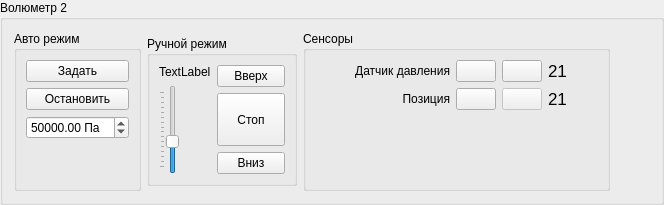
                   <widget class="QGroupBox" name="grpVolumetr2">
                    <property name="title">
                     <string>Волюметр 2</string>
                    </property>
                    <layout class="QHBoxLayout" name="horizontalLayout_8">
                     <item>
                      <widget class="QGroupBox" name="groupBox_4">
                       <property name="maximumSize">
                        <size>
                         <width>130</width>
                         <height>16777215</height>
                        </size>
                       </property>
                       <property name="title">
                        <string>Авто режим</string>
                       </property>
                       <layout class="QVBoxLayout" name="verticalLayout_21">
                        <item>
                         <layout class="QVBoxLayout" name="verticalLayout_16">
                          <item>
                           <widget class="QPushButton" name="btnVolumetr2SetTarget">
                            <property name="text">
                             <string>Задать</string>
                            </property>
                           </widget>
                          </item>
                          <item>
                           <widget class="QPushButton" name="btnVolumetr2Unlock">
                            <property name="text">
                             <string>Остановить</string>
                            </property>
                           </widget>
                          </item>
                          <item>
                           <widget class="QDoubleSpinBox" name="spinVolumetr2Target">
                            <property name="suffix">
                             <string> Па</string>
                            </property>
                            <property name="maximum">
                             <double>900000000.000000000000000</double>
                            </property>
                            <property name="singleStep">
                             <double>10000.000000000000000</double>
                            </property>
                            <property name="value">
                             <double>50000.000000000000000</double>
                            </property>
                           </widget>
                          </item>
                          <item>
                           <spacer name="verticalSpacer_6">
                            <property name="orientation">
                             <enum>Qt::Vertical</enum>
                            </property>
                            <property name="sizeHint" stdset="0">
                             <size>
                              <width>20</width>
                              <height>40</height>
                             </size>
                            </property>
                           </spacer>
                          </item>
                         </layout>
                        </item>
                       </layout>
                      </widget>
                     </item>
                     <item>
                      <widget class="QGroupBox" name="groupBox_5">
                       <property name="minimumSize">
                        <size>
                         <width>150</width>
                         <height>150</height>
                        </size>
                       </property>
                       <property name="maximumSize">
                        <size>
                         <width>150</width>
                         <height>150</height>
                        </size>
                       </property>
                       <property name="title">
                        <string>Ручной режим</string>
                       </property>
                       <layout class="QHBoxLayout" name="horizontalLayout_10">
                        <item>
                         <layout class="QVBoxLayout" name="verticalLayout_17">
                          <item>
                           <widget class="QLabel" name="lblVolumetr2Speed">
                            <property name="text">
                             <string>TextLabel</string>
                            </property>
                           </widget>
                          </item>
                          <item>
                           <widget class="QSlider" name="sliderVolumetr2Speed">
                            <property name="maximum">
                             <number>150</number>
                            </property>
                            <property name="sliderPosition">
                             <number>50</number>
                            </property>
                            <property name="orientation">
                             <enum>Qt::Vertical</enum>
                            </property>
                            <property name="tickPosition">
                             <enum>QSlider::TicksAbove</enum>
                            </property>
                            <property name="tickInterval">
                             <number>10</number>
                            </property>
                           </widget>
                          </item>
                         </layout>
                        </item>
                        <item>
                         <layout class="QVBoxLayout" name="verticalLayout_18">
                          <item>
                           <widget class="QPushButton" name="btnVolumetr2MoveUp">
                            <property name="text">
                             <string>Вверх</string>
                            </property>
                            <property name="icon">
                             <iconset resource="resources/resources.qrc">
                              <normaloff>:/icons/arrow-up.png</normaloff>:/icons/arrow-up.png</iconset>
                            </property>
                           </widget>
                          </item>
                          <item>
                           <widget class="QPushButton" name="btnVolumetr2Stop">
                            <property name="sizePolicy">
                             <sizepolicy hsizetype="Minimum" vsizetype="Minimum">
                              <horstretch>0</horstretch>
                              <verstretch>0</verstretch>
                             </sizepolicy>
                            </property>
                            <property name="text">
                             <string>Стоп</string>
                            </property>
                            <property name="icon">
                             <iconset resource="resources/resources.qrc">
                              <normaloff>:/icons/arrow-stop.png</normaloff>:/icons/arrow-stop.png</iconset>
                            </property>
                           </widget>
                          </item>
                          <item>
                           <widget class="QPushButton" name="btnVolumetr2MoveDown">
                            <property name="text">
                             <string>Вниз</string>
                            </property>
                            <property name="icon">
                             <iconset resource="resources/resources.qrc">
                              <normaloff>:/icons/arrow-down.png</normaloff>:/icons/arrow-down.png</iconset>
                            </property>
                           </widget>
                          </item>
                         </layout>
                        </item>
                       </layout>
                      </widget>
                     </item>
                     <item>
                      <widget class="QGroupBox" name="groupBox_6">
                       <property name="title">
                        <string>Сенсоры</string>
                       </property>
                       <layout class="QVBoxLayout" name="verticalLayout_19">
                        <item>
                         <layout class="QHBoxLayout" name="horizontalLayout_11">
                          <item>
                           <spacer name="horizontalSpacer_8">
                            <property name="orientation">
                             <enum>Qt::Horizontal</enum>
                            </property>
                            <property name="sizeHint" stdset="0">
                             <size>
                              <width>40</width>
                              <height>20</height>
                             </size>
                            </property>
                           </spacer>
                          </item>
                          <item>
                           <widget class="QLabel" name="label_6">
                            <property name="text">
                             <string>Датчик давления</string>
                            </property>
                            <property name="alignment">
                             <set>Qt::AlignRight|Qt::AlignTrailing|Qt::AlignVCenter</set>
                            </property>
                            <property name="wordWrap">
                             <bool>true</bool>
                            </property>
                           </widget>
                          </item>
                          <item>
                           <widget class="QPushButton" name="btnVolumetr2SensorPressureSetZero">
                            <property name="text">
                             <string/>
                            </property>
                            <property name="icon">
                             <iconset resource="resources/resources.qrc">
                              <normaloff>:/icons/set-zero.png</normaloff>:/icons/set-zero.png</iconset>
                            </property>
                           </widget>
                          </item>
                          <item>
                           <widget class="QPushButton" name="btnVolumetr2SensorPressureReset">
                            <property name="text">
                             <string/>
                            </property>
                            <property name="icon">
                             <iconset resource="resources/resources.qrc">
                              <normaloff>:/icons/reset_zero.png</normaloff>:/icons/reset_zero.png</iconset>
                            </property>
                           </widget>
                          </item>
                          <item>
                           <widget class="QLabel" name="lblVolumetr2PressureSensor">
                            <property name="minimumSize">
                             <size>
                              <width>50</width>
                              <height>0</height>
                             </size>
                            </property>
                            <property name="font">
                             <font>
                              <pointsize>13</pointsize>
                             </font>
                            </property>
                            <property name="text">
                             <string>21</string>
                            </property>
                           </widget>
                          </item>
                         </layout>
                        </item>
                        <item>
                         <layout class="QHBoxLayout" name="horizontalLayout_12">
                          <item>
                           <spacer name="horizontalSpacer_9">
                            <property name="orientation">
                             <enum>Qt::Horizontal</enum>
                            </property>
                            <property name="sizeHint" stdset="0">
                             <size>
                              <width>40</width>
                              <height>20</height>
                             </size>
                            </property>
                           </spacer>
                          </item>
                          <item>
                           <widget class="QLabel" name="label_7">
                            <property name="text">
                             <string>Позиция</string>
                            </property>
                            <property name="alignment">
                             <set>Qt::AlignRight|Qt::AlignTrailing|Qt::AlignVCenter</set>
                            </property>
                            <property name="wordWrap">
                             <bool>true</bool>
                            </property>
                           </widget>
                          </item>
                          <item>
                           <widget class="QPushButton" name="btnVolumetr2SensorPositionSetZero">
                            <property name="enabled">
                             <bool>true</bool>
                            </property>
                            <property name="text">
                             <string/>
                            </property>
                            <property name="icon">
                             <iconset resource="resources/resources.qrc">
                              <normaloff>:/icons/set-zero.png</normaloff>:/icons/set-zero.png</iconset>
                            </property>
                           </widget>
                          </item>
                          <item>
                           <widget class="QPushButton" name="btnVolumetr2SensorPositionReset">
                            <property name="enabled">
                             <bool>false</bool>
                            </property>
                            <property name="text">
                             <string/>
                            </property>
                            <property name="icon">
                             <iconset resource="resources/resources.qrc">
                              <normaloff>:/icons/reset_zero.png</normaloff>:/icons/reset_zero.png</iconset>
                            </property>
                           </widget>
                          </item>
                          <item>
                           <widget class="QLabel" name="lblVolumetr2SensorPosition">
                            <property name="minimumSize">
                             <size>
                              <width>50</width>
                              <height>0</height>
                             </size>
                            </property>
                            <property name="font">
                             <font>
                              <pointsize>13</pointsize>
                             </font>
                            </property>
                            <property name="text">
                             <string>21</string>
                            </property>
                           </widget>
                          </item>
                         </layout>
                        </item>
                        <item>
                         <spacer name="verticalSpacer_7">
                          <property name="orientation">
                           <enum>Qt::Vertical</enum>
                          </property>
                          <property name="sizeHint" stdset="0">
                           <size>
                            <width>20</width>
                            <height>40</height>
                           </size>
                          </property>
                         </spacer>
                        </item>
                       </layout>
                      </widget>
                     </item>
                     <item>
                      <spacer name="horizontalSpacer_10">
                       <property name="orientation">
                        <enum>Qt::Horizontal</enum>
                       </property>
                       <property name="sizeHint" stdset="0">
                        <size>
                         <width>40</width>
                         <height>20</height>
                        </size>
                       </property>
                      </spacer>
                     </item>
                    </layout>
                   </widget>
